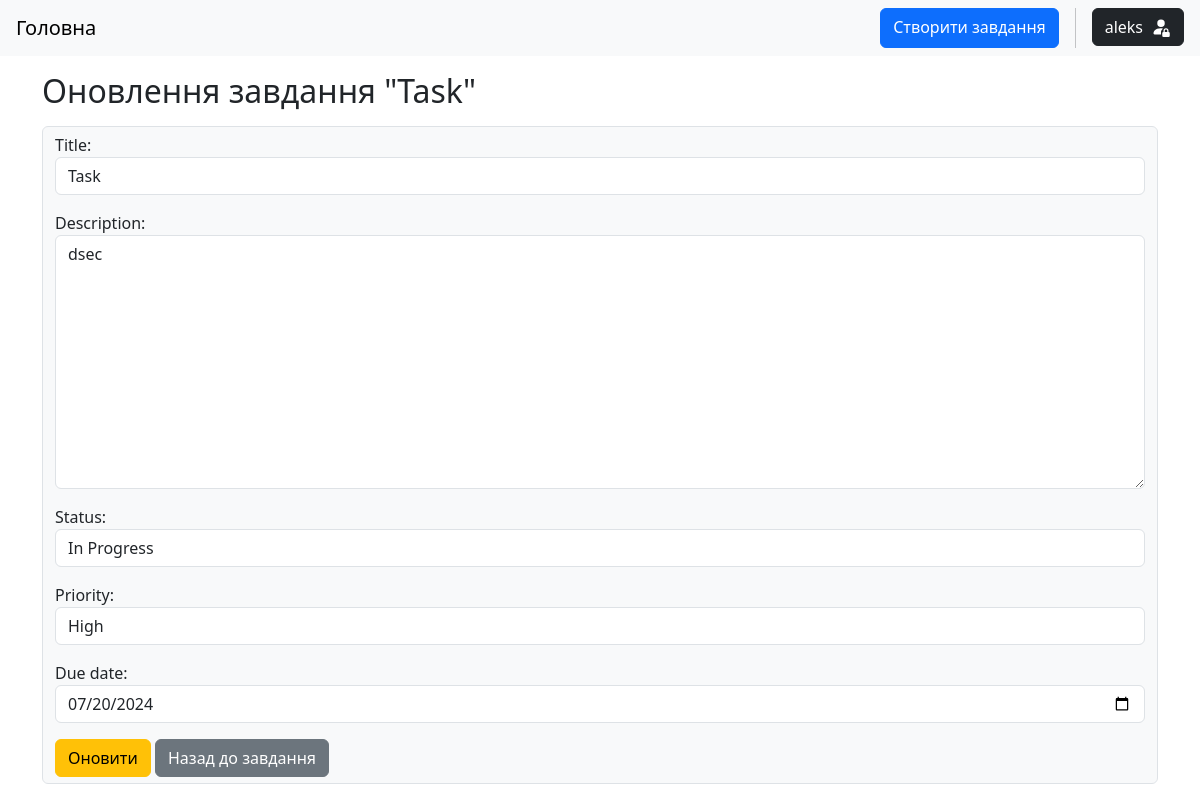
The app's page /1/update/ (signed in), older data.
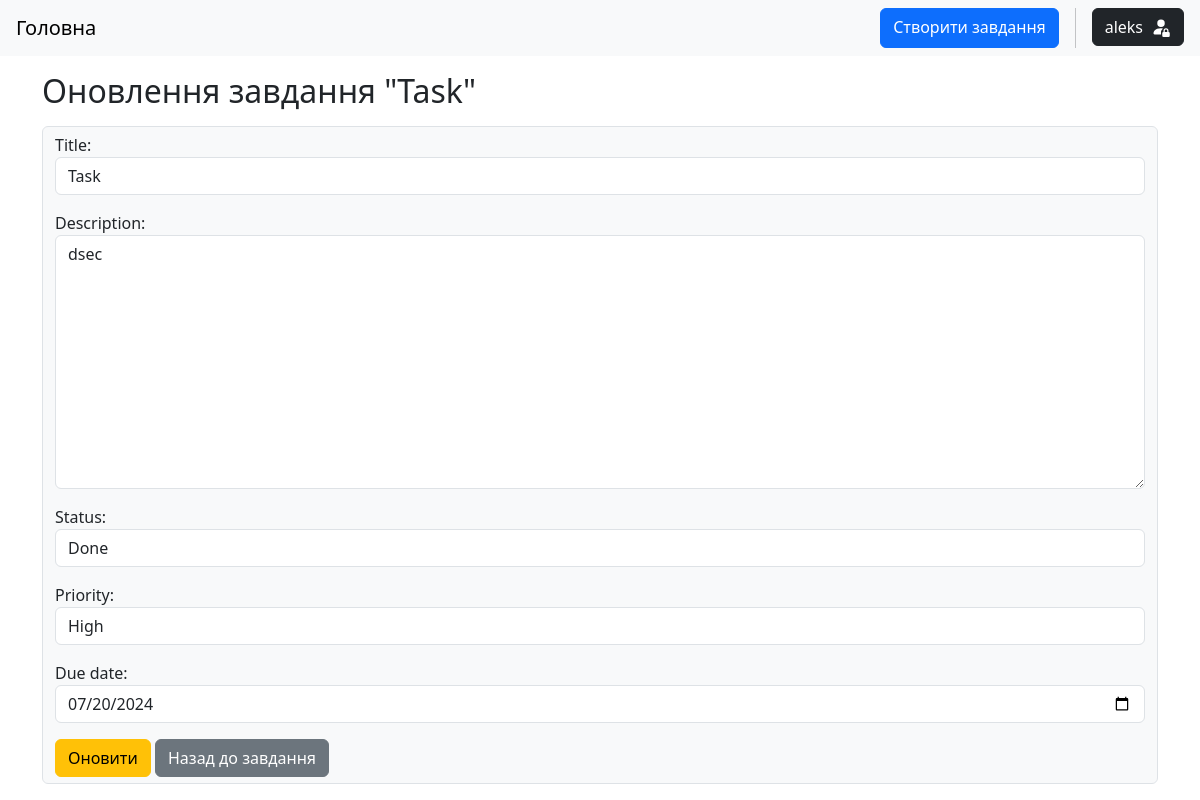
The same page, newer data.
### tasks/models.py (models this page shows, shortened)
class Task(models.Model):
    STATUS_CHOICES = (
        ("todo", "To Do"),
        ("in_progress", "In Progress"),
        ("done", "Done")
    )
    PRIORITY_CHOICES = (
        ("low", "Low"),
        ("medium", "Medium"),
        ("high", "High")
    )
    title = models.CharField(max_length=256)
    description = models.TextField()
    status = models.CharField(max_length=20, choices=STATUS_CHOICES, default="todo")
    priority = models.CharField(max_length=20, choices=PRIORITY_CHOICES, default="medium")
    due_date = models.DateField(null=True, blank=True)
    author = models.ForeignKey(User, on_delete=models.CASCADE, related_name="tasks")
    created = models.DateTimeField(auto_now_add=True)
    class Meta:
        ordering = ["-due_date", "-created"]

### tasks/views.py (the view, shortened to what this page needs)
# urls.py: path("<int:pk>/update/", views.TaskUpdateView.as_view(), name="task-update"),
class TaskUpdateView(LoginRequiredMixin, UserIsOwnerMixin, UpdateView):
    model = models.Task
    template_name = "tasks/task_update_form.html"
    form_class = TaskForm

### tasks/forms.py
class TaskForm(forms.ModelForm):
    class Meta:
        model = Task
        fields = ["title", "description", "status", "priority", "due_date"]
        widgets = {
            "due_date": forms.DateInput(attrs={'type':"date"})
        }
    def __init__(self, *args, **kwargs):
        super(TaskForm, self).__init__(*args, **kwargs)
        for field in self.fields:
            self.fields[field].widget.attrs["class"] = "form-control"

### tasks/mixins.py (called while the page is built)
    def dispatch(self, request, *args, **kwargs):
        instance = self.get_object()
        if instance.author != self.request.user:
            raise PermissionDenied
        return super().dispatch(request, *args, **kwargs)

### templates/tasks/task_update_form.html (shortened to what this page needs)
{% extends 'base.html' %}
{% block content %}
<div class="container mt-3">
    <h2>Оновлення завдання "{{task.title}}"</h2>
    <form action="" method="post" class="form-control my-3 bg-light">
        {{form.as_p}}
        <button type="submit" class="btn btn-warning">Оновити</button>
        <a href="{% url 'tasks:task-detail' task.pk %}" class="btn btn-secondary">Назад до завдання</a>
    </form>
</div>
{% endblock %}

Row changes from the older to the newer data that the page shows:
changed Task "Task": status "In Progress" → "Done"
